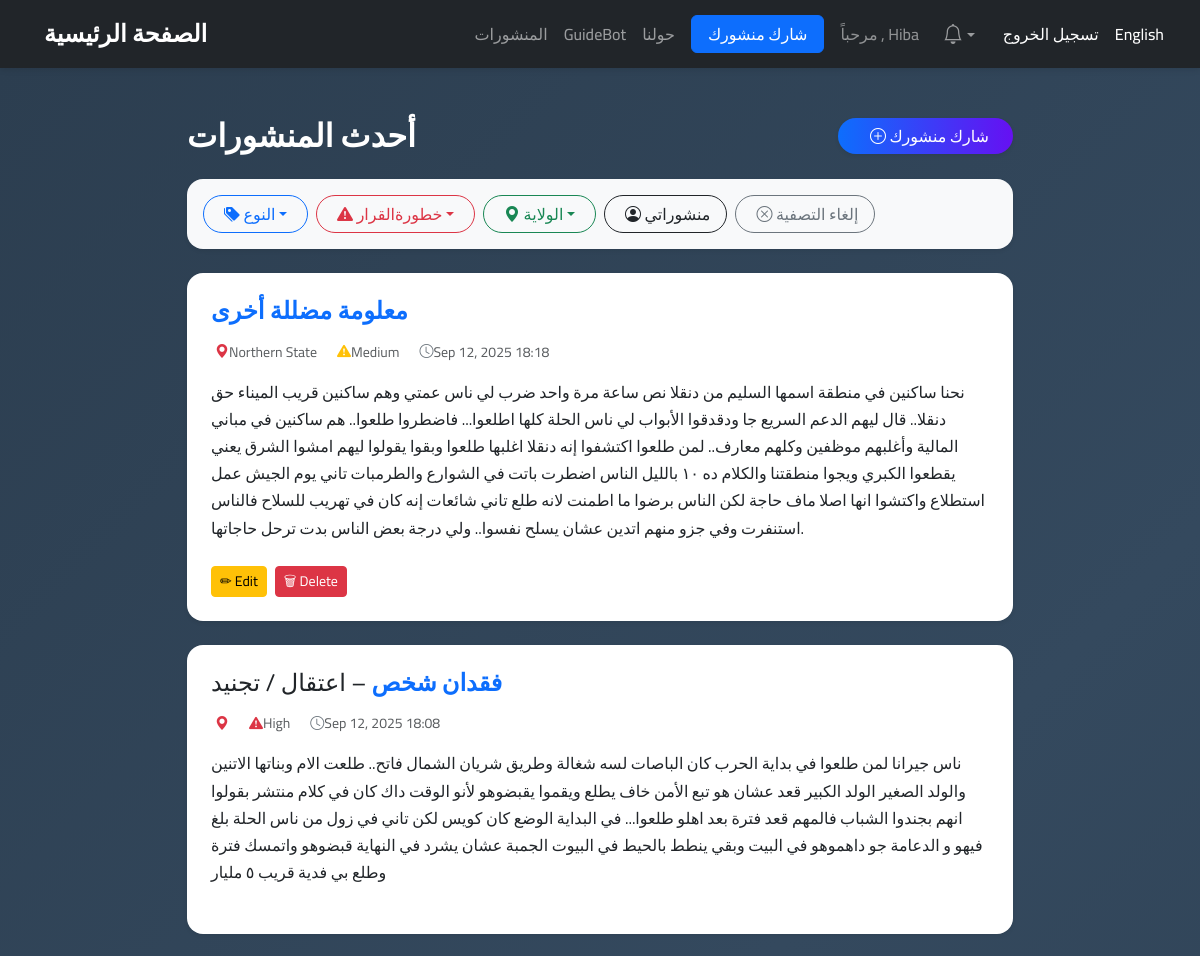
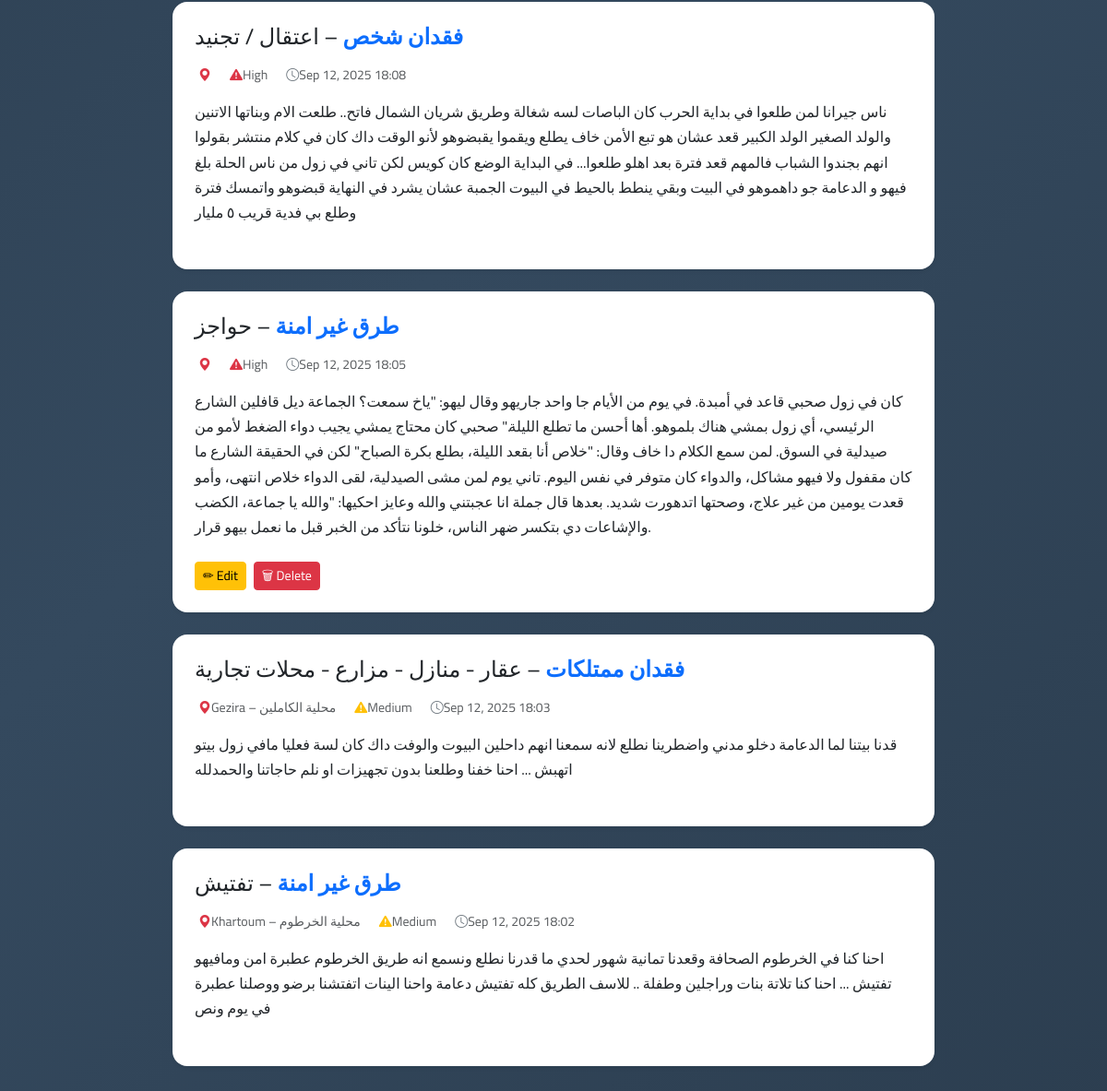
The page /posts (signed in) on the database its author committed (2 pictures, top to bottom).
### app/database.py (models this page shows)
class User(db.Model):
    __tablename__ = 'Users'
    id = db.Column(db.Integer, primary_key=True, autoincrement=True)
    username = db.Column(db.String(80), nullable=False, unique=True)
    email = db.Column(db.String(120), nullable=True, unique=True)
    password = db.Column(db.String(255), nullable=False)
    is_guest = db.Column(db.Boolean, nullable=False, default=False)
    age_group = db.Column(db.String(20), nullable=True)
    gender = db.Column(db.String(15), nullable=True)
    posts = db.relationship('Post', back_populates='user', cascade="all, delete-orphan")

class Post(db.Model):
    __tablename__ = 'Posts'
    id = db.Column(db.Integer, primary_key=True, autoincrement=True)
    created_at = db.Column(db.DateTime, default=datetime.utcnow, nullable=False)
    time = db.Column(db.String(100), nullable=False)
    user_id = db.Column(db.Integer, db.ForeignKey('Users.id'), nullable=False)
    user = db.relationship('User', back_populates='posts')
    state = db.Column(db.String(80), nullable=False)
    locality = db.Column(db.String(80), nullable=True)           # only for Khartoum/Gezira
    misinfo_type = db.Column(db.String(80), nullable=False)
    followup = db.Column(db.String(120), nullable=True)
    decision = db.Column(db.Boolean, default=False, nullable=False)  # did it lead to a decision?
    danger_level = db.Column(
        db.String(10),
        db.CheckConstraint("danger_level IN ('High','Medium','Low')"),
        nullable=False
    )
    content = db.Column(db.Text, nullable=False)
    media_items = db.relationship('Media', back_populates='post', cascade="all, delete-orphan")

### app/routes.py (the view)
@main.route('/posts', methods=['GET'])
def posts_list():
    lang = request.args.get('lang', 'ar')
    filter_by = request.args.get('filter')
    value = request.args.get('value')
    query = Post.query.options(
        joinedload(Post.user),
        joinedload(Post.media_items)
    )
    if filter_by == "type":
        query = query.filter(Post.misinfo_type == value)
    elif filter_by == "followup":
        query = query.filter(Post.followup == value)
    elif filter_by == "danger":
        query = query.filter(Post.danger_level == value)
    elif filter_by == "state":
        query = query.filter(Post.state == value)
    elif filter_by == "owner":
        if value == "me" and session.get("user_id"):
            query = query.filter(Post.user_id == session["user_id"])
    posts = query.order_by(Post.created_at.desc(), Post.id.desc()).all()
    return render_template('posts_list.html', lang=lang, posts=posts)

### app/routes.py (called while the page is built)
@main.app_context_processor
def inject_notifications():
    user_id = session.get("user_id")
    notifs = []
    unread_count = 0
    if user_id:
        notifs = Notification.query.filter_by(user_id=user_id).order_by(Notification.created_at.desc()).limit(5).all()
        unread_count = Notification.query.filter_by(user_id=user_id, is_read=False).count()
    return dict(notifications=notifs, unread_count=unread_count)

### app/templates/posts_list.html (shortened to what this page needs)
{% extends "base.html" %}
{% block content %}
<section class="py-5" style="background: linear-gradient(135deg, #2c3e50, #34495e, #2c3e50); min-height: 100vh;">
  <div class="container" style="max-width: 850px;">
    <div class="d-flex justify-content-between align-items-center mb-4 text-white">
      <h2 class="fw-bold m-0">
        {% if lang == 'en' %}Latest Stories{% else %}أحدث المنشورات{% endif %}
      </h2>
      <a class="btn btn-gradient px-4 rounded-pill shadow-sm"
         href="{{ url_for('main.post', lang=lang) if session.get('user_id') else url_for('main.login', lang=lang) }}">
        <i class="bi bi-plus-circle me-2"></i>
        {% if lang == 'en' %}Share a Post{% else %}شارك منشورك{% endif %}
      </a>
    </div>
    <div class="card shadow-sm border-0 rounded-4 mb-4 p-3" style="background: #f8f9fa; position: relative;">
      <div class="d-flex flex-wrap gap-2">
        <div class="dropdown">
          <button class="btn btn-outline-primary rounded-pill px-3 dropdown-toggle" type="button" data-bs-toggle="dropdown">
            <i class="bi bi-tags-fill me-1"></i>
            {% if lang == 'en' %}Type{% else %}النوع{% endif %}
          </button>
        </div>
        <div class="dropdown">
          <button class="btn btn-outline-danger rounded-pill px-3 dropdown-toggle" type="button" data-bs-toggle="dropdown">
            <i class="bi bi-exclamation-triangle-fill me-1"></i>
            {% if lang == 'en' %}Decision Danger{% else %}خطورةالقرار{% endif %}
          </button>
        </div>
        <div class="dropdown">
          <button class="btn btn-outline-success rounded-pill px-3 dropdown-toggle" type="button" data-bs-toggle="dropdown">
            <i class="bi bi-geo-alt-fill me-1"></i>
            {% if lang == 'en' %}State{% else %}الولاية{% endif %}
          </button>
        </div>
        <a class="btn btn-outline-dark rounded-pill px-3" href="?filter=owner&value=me">
          <i class="bi bi-person-circle me-1"></i>
          {% if lang == 'en' %}My Posts{% else %}منشوراتي{% endif %}
        </a>
        <a class="btn btn-outline-secondary rounded-pill px-3" href="{{ url_for('main.posts_list', lang=lang) }}">
          <i class="bi bi-x-circle me-1"></i>
          {% if lang == 'en' %}Clear{% else %}إلغاء التصفية{% endif %}
        </a>
      </div>
    </div>
    {% for post in posts %}
      <div class="card shadow-sm mb-4 border-0 rounded-4"
           style="background: #fff; transition: 0.2s; border-left: 6px solid #0d6efd;">
        <div class="card-body p-4">
          <h4 class="fw-bold text-primary mb-3">
            {{ post.misinfo_type }}
            {% if post.followup %}
              <span class="text-dark fw-normal">– {{ post.followup }}</span>
            {% endif %}
          </h4>
          <div class="d-flex flex-wrap align-items-center small text-muted mb-3 gap-3">
            <span class="d-flex align-items-center">
              <i class="bi bi-geo-alt-fill text-danger me-1"></i>
              {{ post.state }}{% if post.locality %} – {{ post.locality }}{% endif %}
            </span>
            <span class="d-flex align-items-center">
              <i class="bi bi-exclamation-triangle-fill me-1
                 {% if post.danger_level == 'High' %}text-danger{% elif post.danger_level == 'Medium' %}text-warning{% else %}text-success{% endif %}">
              </i>
              {{ post.danger_level }}
            </span>
            <span class="d-flex align-items-center">
              <i class="bi bi-clock text-secondary me-1"></i>
              {{ post.created_at.strftime('%b %d, %Y %H:%M') if post.created_at }}
            </span>
          </div>
          <p class="mb-4 fs-6 text-dark" style="line-height: 1.7;">
            {{ post.content }}
          </p>
          {% if session.get('user_id') == post.user_id %}
  <div class="mt-3 d-flex gap-2">
    <a href="{{ url_for('main.edit_post', post_id=post.id) }}" class="btn btn-warning btn-sm">
      ✏ Edit
    </a>
    <form action="{{ url_for('main.delete_post', post_id=post.id) }}" method="POST" style="display:inline;">
      <button type="submit" class="btn btn-danger btn-sm" onclick="return confirm('Are you sure you want to delete this post?');">
        🗑 Delete
      </button>
    </form>
  </div>
{% endif %}
        </div>
      </div>
    {% endfor %}
  </div>
</section>
{% endblock %}

### app/templates/base.html (shortened to what this page needs)
<!DOCTYPE html>
<html lang="{{ 'en' if request.args.get('lang') == 'en' else 'ar' }}" dir="{{ 'ltr' if request.args.get('lang') == 'en' else 'rtl' }}">
<head>
    <link href="https://cdn.jsdelivr.net/npm/bootstrap@5.3.0/dist/css/bootstrap.rtl.min.css" rel="stylesheet">
    <link rel="stylesheet" href="https://cdn.jsdelivr.net/npm/bootstrap-icons@1.10.5/font/bootstrap-icons.css">
    <link rel="stylesheet" href="{{ url_for('static', filename='css/style.css') }}">
</head>
<body>
{% if not hide_navbar %}
    <nav class="navbar navbar-expand-lg navbar-dark bg-dark px-3">
        <div class="container-fluid">
            <a class="navbar-brand fw-bold" href="{{ url_for('main.home_fully', lang=request.args.get('lang', 'ar')) }}">
                {% if request.args.get('lang') == 'en' %}
                    Home
                {% else %}
                    الصفحة الرئيسية
                {% endif %}
            </a>
            <div class="collapse navbar-collapse justify-content-end" id="navbarNav">
                <ul class="navbar-nav align-items-center">
                    <li class="nav-item">
                       <a class="nav-link" href="{{ url_for('main.posts_list', lang=request.args.get('lang', 'ar')) }}">
                        {% if request.args.get('lang') == 'en' %} Posts {% else %} المنشورات {% endif %}
                        </a>
                    </li>
                    <li class="nav-item">
                        <a class="nav-link" href="{{ url_for('main.guidebot') }}">GuideBot</a>
                    </li>
                    <li class="nav-item">
                        <a class="nav-link" href="{{ url_for('main.about', lang=request.args.get('lang', 'ar')) }}">
                         {% if request.args.get('lang') == 'en' %}
                          About
                         {% else %}
                        حولنا
                        {% endif %}
                       </a>
                    </li>
<li class="nav-item mx-2">
  {% if session.get('user_id') %}
    <a class="btn btn-primary px-3"
       href="{{ url_for('main.post', lang=request.args.get('lang', 'ar')) }}">
      {% if request.args.get('lang') == 'en' %} Share a Post {% else %} شارك منشورك {% endif %}
    </a>
  {% else %}
    <a class="btn btn-primary px-3"
       href="{{ url_for('main.login', lang=request.args.get('lang', 'ar')) }}">
      {% if request.args.get('lang') == 'en' %} Share a Post {% else %} شارك منشورك {% endif %}
    </a>
  {% endif %}
</li>
      {% if not session.get('user_id') %}
  <li class="nav-item">
    <a class="nav-link text-white"
       href="{{ url_for('main.login', lang=request.args.get('lang', 'ar')) }}">
      {% if request.args.get('lang') == 'en' %} Login {% else %} تسجيل الدخول {% endif %}
    </a>
  </li>
  <li class="nav-item">
    <a class="nav-link text-white"
       href="{{ url_for('main.register', lang=request.args.get('lang', 'ar')) }}">
      {% if request.args.get('lang') == 'en' %} Register {% else %} إنشاء حساب {% endif %}
    </a>
  </li>
{% else %}
  <li class="nav-item">
    <span class="nav-link text-white-50">
      {% if request.args.get('lang') == 'en' %} Hello {% else %} مرحباً {% endif %},
      {{ session.get('username') }}
    </span>
  </li>
{% if session.get('user_id') %}
  {% if not session.get('is_guest') %}
<li class="nav-item dropdown mx-2">
  <a class="nav-link position-relative dropdown-toggle" href="#" id="navbarDropdown"
     role="button" data-bs-toggle="dropdown" aria-expanded="false">
    <i class="bi bi-bell fs-5"></i>
  </a>
</li>
  {% endif %}
{% endif %}
  <li class="nav-item">
    <a class="nav-link text-white"
       href="{{ url_for('main.logout', lang=request.args.get('lang', 'ar')) }}">
      {% if request.args.get('lang') == 'en' %} Logout {% else %} تسجيل الخروج {% endif %}
    </a>
  </li>
{% endif %}
                    <li class="nav-item">
                        {% if request.args.get('lang') == 'en' %}
                            <a class="nav-link text-white" href="{{ url_for('main.home_fully', lang='ar') }}">العربية</a>
                        {% else %}
                            <a class="nav-link text-white" href="{{ url_for('main.home_fully', lang='en') }}">English</a>
                        {% endif %}
                    </li>
                </ul>
            </div>
        </div>
    </nav>
{% endif %}
    <main>
        {% block content %}
        {% endblock %}
    </main>
</body>
</html>

### app/static/css/style.css (style rules this page uses)
body, html { margin: 0; padding: 0; font-family: 'Segoe UI', 'Tahoma', 'Arial', 'Cairo', sans-serif; direction: ltr; background: url("/static/img/bg.jpg") no-repeat center center fixed; background-size: cover; }
.navbar { background-color: #ffffffd8; backdrop-filter: blur(10px); box-shadow: 0 2px 6px rgba(0, 0, 0, 0.1); padding: 0.7rem 1.5rem; z-index: 10; }
.navbar-brand { font-weight: bold; font-size: 1.5rem; }
.nav-link { font-weight: 500; transition: color 0.3s; }

### app/templates/base.html (style rules this page uses)
body { font-family: 'Cairo', sans-serif; }

### app/templates/posts_list.html (style rules this page uses)
html { overflow-y: scroll; }
.btn-gradient { background: linear-gradient(90deg, #0d6efd, #6610f2); color: #fff; font-weight: 500; border: none; }

### rows shown on the page
User: get "Hiba"
Post: misinfo_type "معلومة مضللة أخرى", state "Northern State", danger_level "Medium", created_at "Sep 12, 2025 18:18", content "نحنا ساكنين في منطقة اسمها السليم من دنقلا نص ساعة مرة واحد ضرب لي ناس عمتي وهم ساكنين قريب الميناء حق دنقلا.. قال ليهم الدعم السريع جا ودقدقوا الأبواب لي ناس الحلة كلها اطلعوا... فاضطروا طلعوا.. هم ساكنين في مباني المالية وأغلبهم موظفين وكلهم معارف.. لمن طلعوا اكتشفوا إنه دنقلا اغلبها طلعوا وبقوا يقولوا ليهم امشوا الشرق يعني يقطعوا الكبري ويجوا منطقتنا والكلام ده ١٠ بالليل الناس اضطرت باتت في الشوارع والطرمبات تاني يوم الجيش عمل استطلاع واكتشوا انها اصلا ماف حاجة لكن الناس برضوا ما اطمنت لانه طلع تاني شائعات إنه كان في تهريب للسلاح فالناس استنفرت وفي جزو منهم اتدين عشان يسلح نفسوا.. ولي درجة بعض الناس بدت ترحل حاجاتها."
Post: misinfo_type "فقدان شخص", followup "اعتقال / تجنيد", danger_level "High", created_at "Sep 12, 2025 18:08", content "ناس جيرانا لمن طلعوا في بداية الحرب كان الباصات لسه شغالة وطريق شريان الشمال فاتح.. طلعت الام وبناتها الاتنين والولد الصغير الولد الكبير قعد عشان هو تبع الأمن خاف يطلع ويقموا يقبضوهو لأنو الوقت داك كان في كلام منتشر بقولوا انهم بجندوا الشباب فالمهم قعد فترة بعد اهلو طلعوا... في البداية الوضع كان كويس لكن تاني في زول من ناس الحلة بلغ فيهو و الدعامة جو داهموهو في البيت وبقي ينطط بالحيط في البيوت الجمبة عشان يشرد في النهاية قبضوهو واتمسك فترة وطلع بي فدية قريب ٥ مليار"
Post: misinfo_type "فقدان شخص", followup "اعتقال / تجنيد", danger_level "High", created_at "Sep 12, 2025 18:08", content "ناس جيرانا لمن طلعوا في بداية الحرب كان الباصات لسه شغالة وطريق شريان الشمال فاتح.. طلعت الام وبناتها الاتنين والولد الصغير الولد الكبير قعد عشان هو تبع الأمن خاف يطلع ويقموا يقبضوهو لأنو الوقت داك كان في كلام منتشر بقولوا انهم بجندوا الشباب فالمهم قعد فترة بعد اهلو طلعوا... في البداية الوضع كان كويس لكن تاني في زول من ناس الحلة بلغ فيهو و الدعامة جو داهموهو في البيت وبقي ينطط بالحيط في البيوت الجمبة عشان يشرد في النهاية قبضوهو واتمسك فترة وطلع بي فدية قريب ٥ مليار"
Post: misinfo_type "طرق غير امنة", followup "حواجز", danger_level "High", created_at "Sep 12, 2025 18:05", content "كان في زول صحبي قاعد في أمبدة. في يوم من الأيام جا واحد جاريهو وقال ليهو: \"ياخ سمعت؟ الجماعة ديل قافلين الشارع الرئيسي، أي زول بمشي هناك بلموهو. أها أحسن ما تطلع الليلة.\" صحبي كان محتاج يمشي يجيب دواء الضغط لأمو من صيدلية في السوق. لمن سمع الكلام دا خاف وقال: \"خلاص أنا بقعد الليلة، بطلع بكرة الصباح.\" لكن في الحقيقة الشارع ما كان مقفول ولا فيهو مشاكل، والدواء كان متوفر في نفس اليوم. تاني يوم لمن مشى الصيدلية، لقى الدواء خلاص انتهى، وأمو قعدت يومين من غير علاج، وصحتها اتدهورت شديد. بعدها قال جملة انا عجبتني والله وعايز احكيها: \"والله يا جماعة، الكضب والإشاعات دي بتكسر ضهر الناس، خلونا نتأكد من الخبر قبل ما نعمل بيهو قرار."
Post: misinfo_type "فقدان ممتلكات", followup "عقار - منازل - مزارع - محلات تجارية", state "Gezira", locality "محلية الكاملين", danger_level "Medium", created_at "Sep 12, 2025 18:03", content "قدنا بيتنا لما الدعامة دخلو مدني واضطرينا نطلع لانه سمعنا انهم داحلين البيوت والوفت داك كان لسة فعليا مافي زول بيتو اتهبش ... احنا خفنا وطلعنا بدون تجهيزات او نلم حاجاتنا والحمدلله"
Post: misinfo_type "طرق غير امنة", followup "تفتيش", state "Khartoum", locality "محلية الخرطوم", danger_level "Medium", created_at "Sep 12, 2025 18:02", content "احنا كنا في الخرطوم الصحافة وقعدنا تمانية شهور لحدي ما قدرنا نطلع ونسمع انه طريق الخرطوم عطبرة امن ومافيهو تفتيش ... احنا كنا تلاتة بنات وراجلين وطفلة .. للاسف الطريق كله تفتيش دعامة واحنا الينات اتفتشنا برضو ووصلنا عطبرة في يوم ونص"
